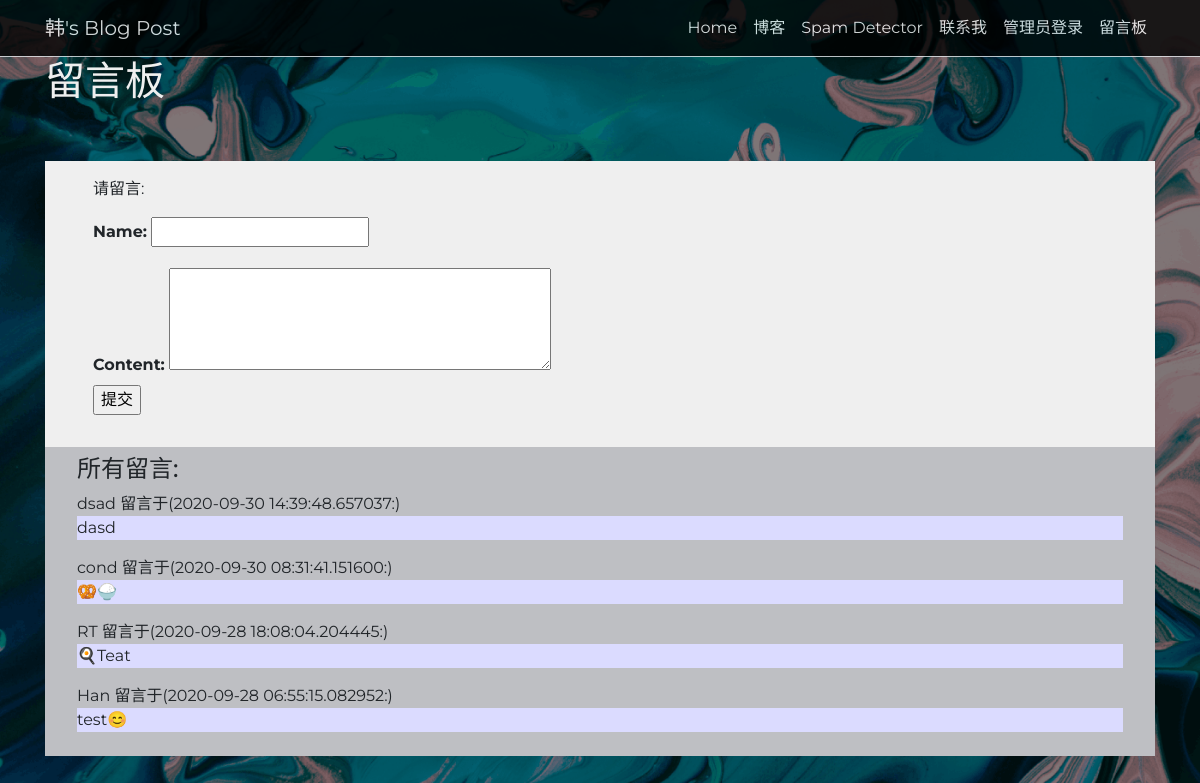
The app's page /textbook with its own data.
### app.py (models this page shows)
class Textbook(db.Model):
    __tablename__ = 'Textbook'
    id = db.Column(db.Integer, primary_key=True)
    name = db.Column(db.String(30), nullable=False, default='Not Available')
    text = db.Column(db.Text, nullable=False)
    timestamp = db.Column(db.DateTime, nullable=False, default=datetime.utcnow)

### app.py (the view)
@app.route('/textbook', methods=['POST', 'GET'])
def textbook():
    if request.method =='POST':
        name = request.form['name']
        text = request.form['text']
        newtext = Textbook(name=name, text=text)
        db.session.add(newtext)
        db.session.commit()
        return redirect('/textbook')
    else:
        data = Textbook.query.order_by(Textbook.timestamp.desc()).all()
        return render_template('showtext.html', text_db=data)

### templates/showtext.html (shortened to what this page needs)
 {% extends 'base.html' %}
{% block body %}
<link rel="stylesheet" type= "text/css" href="{{ url_for('static', filename='css/showtext.css') }}">
<div id="main">
    <h1>留言板</h1>
    <br>
    <br>
    <div id="form-area">
        <form action="{{ url_for('textbook') }}" method="POST">
             <p>请留言:</p>
             <p>
             <label for="name"><strong>Name: </strong></label>
             <input type="text" size="22" name="name">
             </p>
             <label for="text"><strong>Content: </strong></label>
             <textarea rows="4" cols="40" name="text"></textarea>
             <p>
             <input type="submit" value="提交">
             </p>
        </form>
    </div>
<div id="entries-area">
<h4>所有留言: </h4>
<div class="entry">
    {% for greeting in text_db %}
    <h7>{{ greeting.name }}
    留言于({{ greeting.timestamp }}:)</h7>
    <p>{{ greeting.text }}</p>
    {% endfor %}
</div>
</div>
</div>
{% endblock %}

### templates/base.html (shortened to what this page needs)
<!DOCTYPE html>
<html lang="zh">
<head>
  <link rel="stylesheet" href="https://stackpath.bootstrapcdn.com/bootstrap/4.5.2/css/bootstrap.min.css"
>
  <link rel="stylesheet" href="{{ url_for('static', filename='css/main.css') }}">
</head>
<body>
  <nav class="navbar navbar-light navbar-expand-lg" id="mainNav">
    <div class="container"><a class="navbar-brand" href="/">韩's Blog Post</a><button data-toggle="collapse" data-target="#navbarResponsive" class="navbar-toggler"></button>
        <div class="collapse navbar-collapse" id="navbarResponsive">
            <ul class="nav navbar-nav ml-auto">
                <li class="nav-item"><a class="nav-link active" href="/">Home</a></li>
                <li class="nav-item"><a class="nav-link" href="{{ url_for('posts') }}">博客</a></li>
                <li class="nav-item"><a class="nav-link" href="{{ url_for('inputmail')}}">Spam Detector</a></li>
                <li class="nav-item"><a class="nav-link" href="{{ url_for('contact') }}">联系我</a></li>
                <li class="nav-item"><a class="nav-link" href="{{ url_for('login') }}">管理员登录</a></li>
                <li class="nav-item"><a class="nav-link" href="{{ url_for('textbook') }}">留言板</a></li>
            </ul>
        </div>
    </div>
  </nav>
  <div class="container container-body">
    {% block body %} {% endblock %}
  </div>
</body>
</html>

### static/css/main.css (style rules this page uses)
body { font-family: Helvetica, sans-serif; }
h1, h2, h3 { font-family: 'Montserrat', sans-serif; }
#mainNav { border-bottom: 1px solid #e9ecef; font-family: 'Montserrat',sans-serif; background: transparent; }

### static/css/showtext.css (style rules this page uses)
body { margin: 0; font-size: 1rem; font-family: Montserrat, sans-serif; font-weight: 400; line-height: 1.5; text-align: left; background: linear-gradient(rgba(0,0,0,0.5), rgba(0,0,0,0.5)), url("../img/blue.png") no-repeat center center fixed; -webkit-background-size: cover; -moz-background-size: cover; -o-background-size: cover; background-size: cover; }
#mainNav { background-color: black; opacity: 0.8; filter: alpha(opacity=50); }
#mainNav a { color: #ffffff; }
h1 { padding:0 lem; color:#EFEFEF; }
#main { padding:0; }
#form-area { padding:1.0em 3em; background-color:#EFEFEF; }
#entries-area { padding:0.5em 2em; background-color:#BEBFC3; }
.entry p { padding:0.5em lem; background-color:#DBDBFF; }

### records on screen
Textbook: name "dsad", timestamp "2020-09-30 14:39:48.657037", text "dasd"
Textbook: name "cond", timestamp "2020-09-30 08:31:41.151600", text "🥨🍚"
Textbook: name "RT", timestamp "2020-09-28 18:08:04.204445", text "🍳Teat"
Textbook: name "Han", timestamp "2020-09-28 06:55:15.082952", text "test😊"
